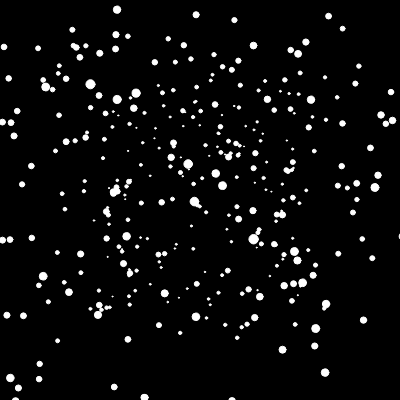
Frame 1 (no input)
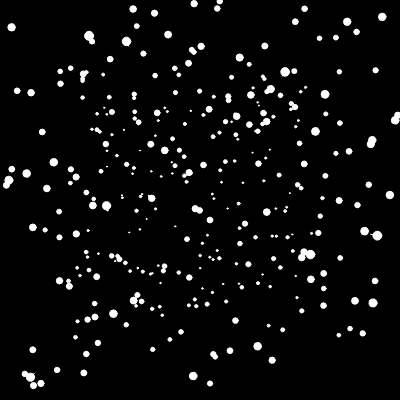
Frame 60 (no input)
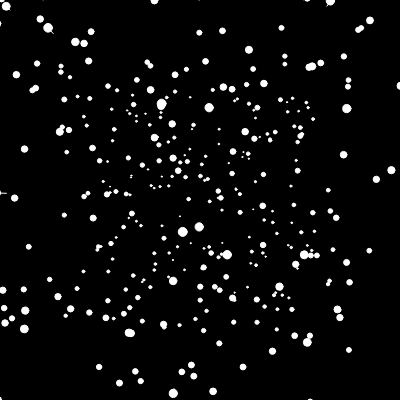
Frame 120 (the mouse pressed at the canvas centre since frame 60)

The p5.js sketch that drew these frames (run headless with seeded random() and noise() and a simulated clock; from frame 60 on, the mouse is pressed at the canvas centre):

// p5.js sketch
// ── sketch.js
let stars = [];
let factor = 100;

function setup() {
  // for full size render window
  // createCanvas(windowWidth, windowHeight);
  createCanvas(400, 400);
  speedSlider = createSlider(0, 20, 2, 0.1);

  for (let i = 0; i < 500; i++) {

    stars[i] = createVector(
      random(-width * factor, width * factor),
      random(-height * factor, height * factor),
      random(width));

    stars[i].pz = stars[i].z;

  }

}

function draw() {
  background(0);
  fill(255);
  noStroke();
  translate(width / 2, height / 2);

  for (let star of stars) {
    let x = star.x / star.z;
    let y = star.y / star.z;
    let px = star.x / star.pz;
    let py = star.y / star.pz;

    let d = map(star.z, 0, 400, 10, 1);

    circle(x, y, d);
    // does not need to be limited to text size, rather 
    // textSize(d);
    // text("24", x, y);
    stroke(255);
    line(x, y, px, py);
    star.pz = star.z;
    star.z -= speedSlider.value();

    if (star.z < 1) {
      star.x = random(-width * factor, width * factor);
      star.y = random(-height * factor, height * factor);
      star.z = 400;
      star.pz = star.z;
    }
  }



}
